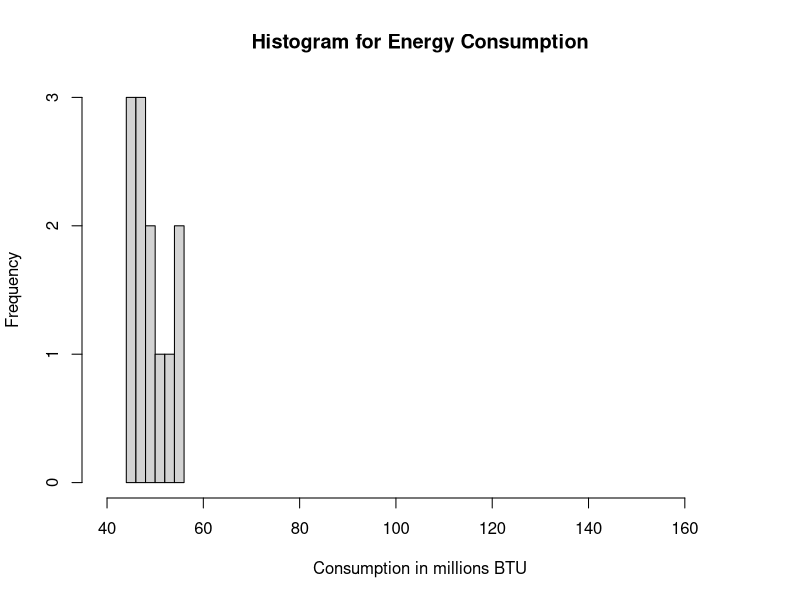
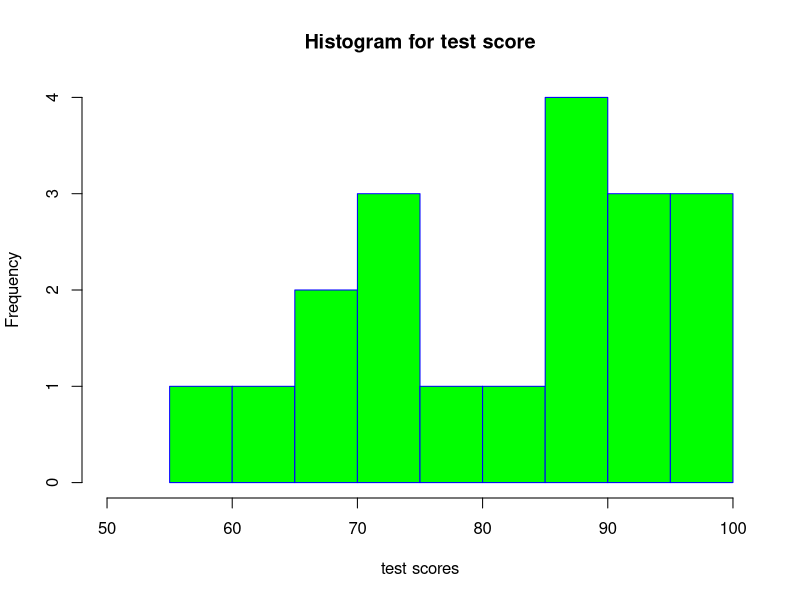
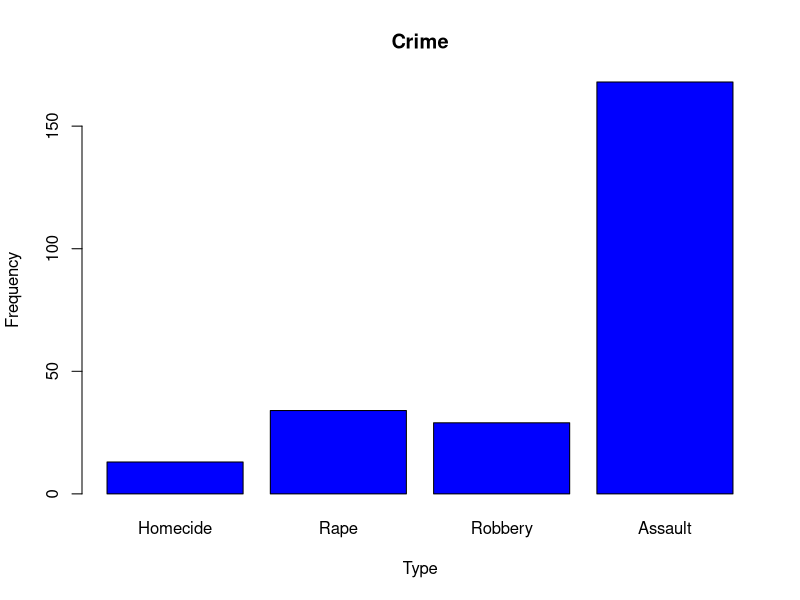

Reproduce these figures in R, in order. (Note: this script raises an error after producing the figures.)
# Plot
energy_consumption=c(56,  55,  53,  51,  50,  49,  47,  45,  45,  44,     47,    47)
# Mean
mean(energy_consumption)
# Median
median(energy_consumption)
# Mode
getmode <- function(v) {
  uniqv <- unique(v)
  uniqv[which.max(tabulate(match(v, uniqv)))]
}
getmode(energy_consumption)
# Histogram
hist(energy_consumption, 
     main="Histogram for Energy Consumption", 
     xlab="Consumption in millions BTU", 
     xlim=c(40, 170) 
)
# Standard Deviation
sd(energy_consumption)
# Variance
var(energy_consumption)
# Coefficient of Variance
sd(energy_consumption) / mean(energy_consumption)







score=c(58,64,67,70,72,73,75,77,82,86,87,88,90,91,94,95,97,99,100)
hist(score, 
     main="Histogram for test score", 
     xlab="test scores", 
     border="blue", 
     col="green", 
     xlim=c(50,100) 
)


counts=c(13,34,29,168)
counts

barplot(counts, names.arg=c("Homecide","Rape","Robbery","Assault"),hori=FALSE,col="blue"
        ,main="Crime", xlab= "Type", ylab="Frequency")


stem(x,scale=2)

mean(x)
median(x)

mode(x)

getmode <- function(v) {
  uniqv <- unique(v)
  uniqv[which.max(tabulate(match(v, uniqv)))]
}

getmode(x)


counts=c(13, 13, 9, 11, 30, 14, 15, 17, 7, 6, 24, 16, 11, 15, 9)

boxplot(counts)

sd(counts)
var(counts)















